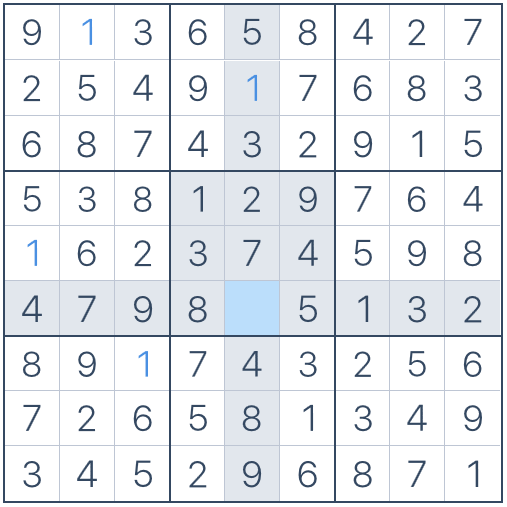
#> input picture Digit_recognize/training.png, 507 x 507 px, found by its file name
$ python digit_recognizer_training.py
#> lines starting #> are read from the running program, lines starting #| are printed output that depends on the picture; after the words box and inside, x2 and y2 are one past the last pixel; in counts of white or black regions, pixels touching at a corner belong together
### Digit_recognize/picture.py
#!/usr/bin/python
# -*- coding: utf8 -*-

#################################################################
# File name: picture.py                                         #
# Description: Represents an image to train or test.            #
# Version: 0.0.1                                                #
# Author: Gökhan Sari                                           #
# E-mail: g-sari@g-sari.com                                     #
#################################################################

class Pic:
    """Class that represents a picture to train or test"""

    def __init__(self, pic_name="trainingWTF.png", contour_dimension_from_h=14, contour_dimension_to_h=23):
        self.pic_name = pic_name
        self.contour_dimension_from_h = contour_dimension_from_h
        self.contour_dimension_to_h = contour_dimension_to_h

### Digit_recognize/digit_recognizer_training.py
#!/usr/bin/python
# -*- coding: utf8 -*-

#################################################################
# File name: digit_recognizer_training.py                       #
# Description: Train digits on an image and save them as files. #
# Version: 0.0.1                                                #
# Author: Gökhan Sari                                           #
# E-mail: g-sari@g-sari.com                                     #
#################################################################

import sys
import cv2
import numpy as np
from picture import Pic

import pathlib

class DigitRecognizerTraining:
    """Class used to train digits on an image"""

    def __init__(self):
        self.training_pics = [Pic(pic_name=str(pathlib.Path(__file__).parent.absolute()) + "\\training.png", contour_dimension_from_h=21, contour_dimension_to_h=38)]

    def train(self):
        """Method to train digits"""
        # Loop all images to train
        for training_pic in self.training_pics:
            print(training_pic.pic_name)
            im = cv2.imread(training_pic.pic_name)
#> im is the input picture: shape (507, 507, 3); mean B, G, R 238.7, 234.9, 231.7
            gray = cv2.cvtColor(im, cv2.COLOR_BGR2GRAY)
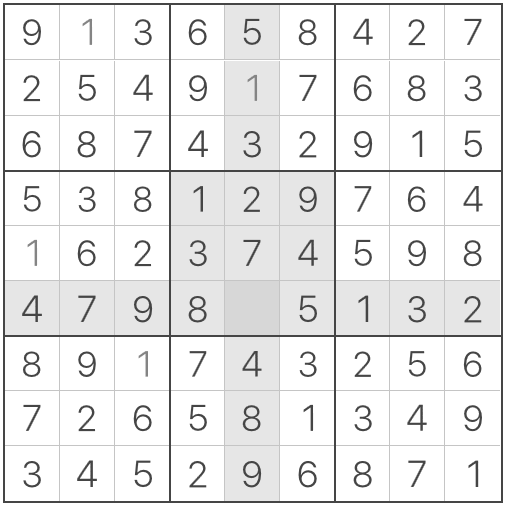
#> gray: shape (507, 507); min 69, max 255, mean 234.4
            blur = cv2.GaussianBlur(gray, (5, 5), 0)
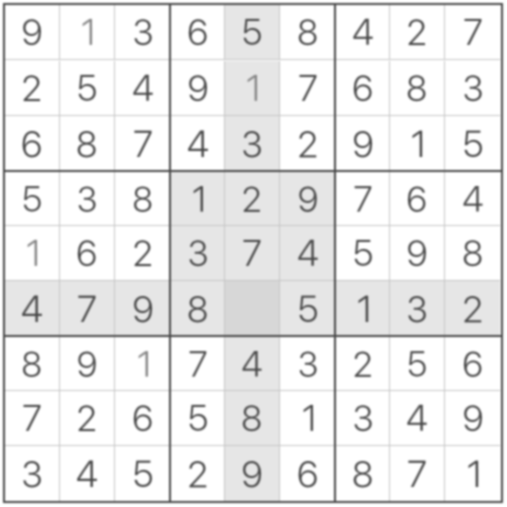
#> blur: shape (507, 507); min 82, max 255, mean 234.4
            thresh = cv2.adaptiveThreshold(blur, 255, 1, 1, 11, 1)
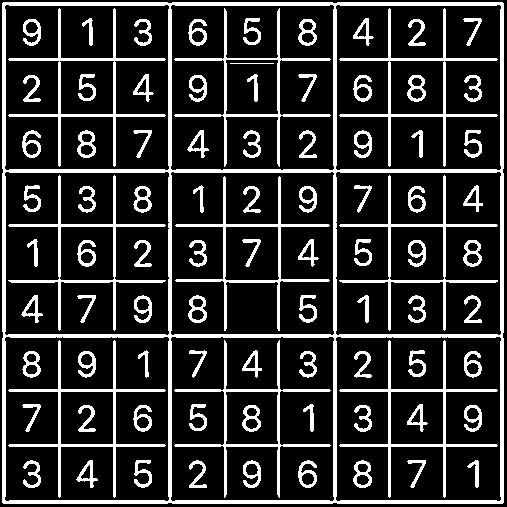
#> thresh: shape (507, 507); 18.7% white; 91 white regions
            contours, hierarchy = cv2.findContours(thresh, cv2.RETR_CCOMP, cv2.CHAIN_APPROX_SIMPLE)
#> contours = 153 contours, 1 with area under 20; largest, box (x1, y1, x2, y2) and area: (2, 2, 504, 504) 250964, (335, 4, 502, 171) 26920, (335, 336, 502, 502) 26762, (4, 4, 170, 171) 26756, (4, 336, 170, 502) 26599
            samples = np.empty((0, 100))
            responses = []
            keys = [i for i in range(48, 58)]

            for cnt in contours:
                if cv2.contourArea(cnt) > (training_pic.contour_dimension_to_h * 2):
                    [x, y, w, h] = cv2.boundingRect(cnt)
#> x = 467; y = 460; w = 12; h = 28
                    # print("contour:" w, h)
                    if h > training_pic.contour_dimension_from_h and h < training_pic.contour_dimension_to_h:
                        im_copy = cv2.imread(training_pic.pic_name)
                        cv2.rectangle(im_copy, (x - 1, y - 1), (x + 1 + w, y + 1 + h), (0, 0, 255), 1)
#> im_copy: shape (507, 507, 3); 0.03% of pixels changed, all inside (x1, y1, x2, y2) = (466, 459, 481, 490)
                        roi = thresh[y:y + h, x:x + w]
                        roismall = cv2.resize(roi, (10, 10))
                        cv2.imshow('Training: Enter digits displayed in the red rectangle!', im_copy)
                        key = cv2.waitKey(0)
#> (key Esc is pressed here)

                        if key == 27:  # (escape to quit)
                            self.save_data(samples, responses)
                            cv2.destroyAllWindows()
                            sys.exit()
#> (the program exits here)

$ run again, with Good training/scr1.png copied over Digit_recognize/training.png
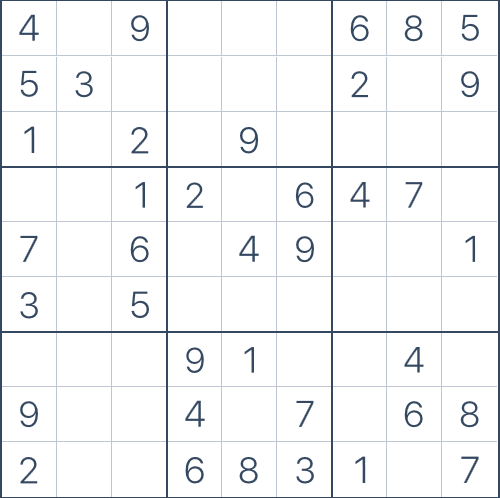
#> input picture Good training/scr1.png, 500 x 498 px, found by its file name
#> in train, im is the input picture: shape (498, 500, 3); mean B, G, R 246.3, 244.8, 243.6
#> in train, `blur = cv2.GaussianBlur(gray, (5, 5), 0)`:
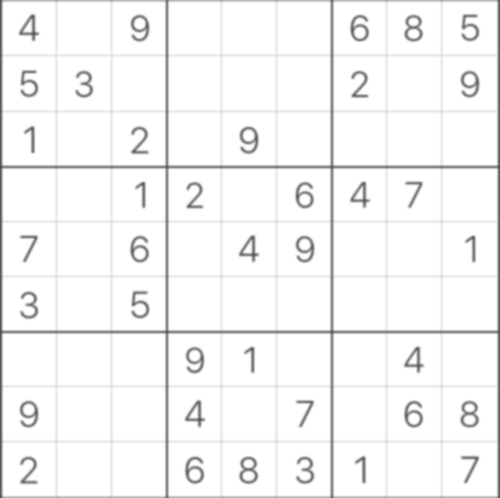
#> blur: shape (498, 500); min 78, max 255, mean 244.9
#> in train, `thresh = cv2.adaptiveThreshold(blur, 255, 1, 1, 11, 1)`:
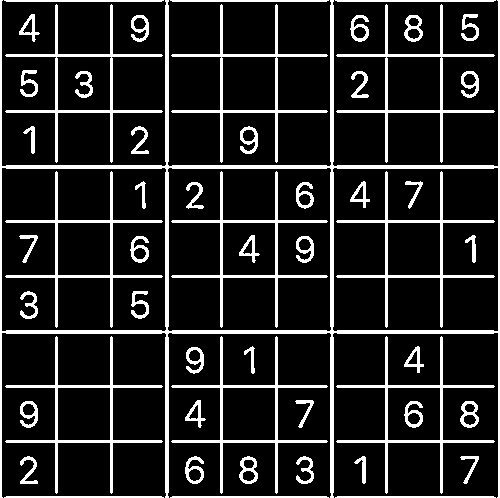
#> thresh: shape (498, 500); 14.4% white; 54 white regions
#> contours = 88 contours; largest, box (x1, y1, x2, y2) and area: (0, 0, 500, 498) 86378, (332, 167, 499, 332) 26750, (1, 167, 167, 332) 26588, (167, 167, 332, 332) 26268, (336, 4, 495, 163) 4105
#> x = 335; y = 496; w = 161; h = 2
